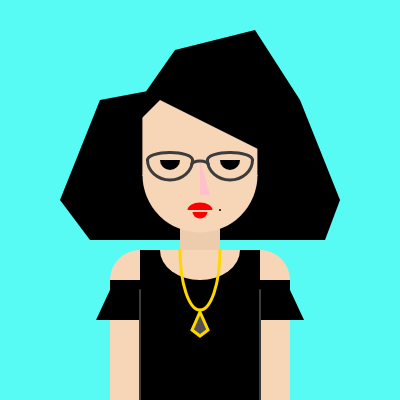
Frame 1 (no input)
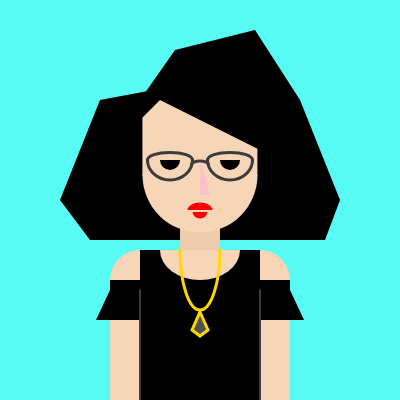
Frame 60 (no input)
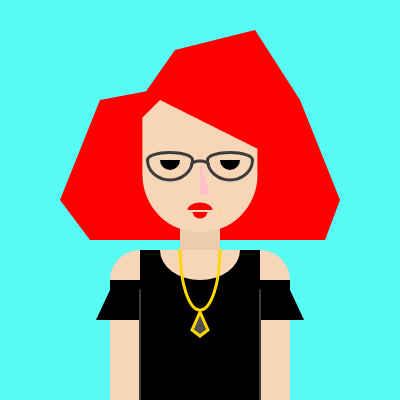
Frame 120 (the mouse pressed at the canvas centre since frame 60)

The p5.js sketch that drew these frames (run headless with seeded random() and noise() and a simulated clock; from frame 60 on, the mouse is pressed at the canvas centre):

// p5.js sketch
// ── sketch.js
var x = 400;
var y = 400;
var xmiddle = x/2;
var ymiddle = y/2;
var hairColor = 0;


function setup() {
  // put setup code here
  createCanvas(x,y);
  background("#58FAF4");
}

function draw() {

  background("#58FAF4");
  // put drawing code here

  //base hair
  strokeWeight(0);
  fill(hairColor);
  quad(x-x*.75, y-y*.75, x-x*.25, y-y*.75, xmiddle+xmiddle*.7, ymiddle, xmiddle*.3, ymiddle);
  quad(xmiddle*.3, ymiddle, xmiddle+xmiddle*.7, ymiddle, xmiddle+xmiddle*.625, ymiddle+ymiddle*.2, xmiddle*.45, ymiddle+ymiddle*.2);

  //face
  fill("#edccad");
  rect(xmiddle-xmiddle*.1,xmiddle,xmiddle*.2,ymiddle-ymiddle*.4);
  fill("#f7d6b7");
  rect(xmiddle*.712,y-y*.75,xmiddle*0.575,ymiddle*.38)
  arc(xmiddle, ymiddle-ymiddle*.125, xmiddle*0.575, ymiddle*0.575, 0, PI);
  strokeWeight(2);
  point(xmiddle+xmiddle*.1,ymiddle+ymiddle*.05);

  //tophair
  strokeWeight(0);
  fill(hairColor);
  quad(xmiddle-xmiddle*.125, ymiddle*.25, xmiddle+xmiddle*.275, ymiddle*.15, x-x*.25, y-y*.75, xmiddle*.7, y-y*.75);
  quad(x-x*.75, y-y*.75, x*.65, ymiddle*.35, xmiddle-xmiddle*.15, ymiddle*.45, xmiddle-xmiddle*.4, ymiddle*.7);
  triangle(xmiddle*.8, y-y*.75, x-x*.25, y-y*.75, x-x*.25,ymiddle-ymiddle*.15);

  //body
  fill("#f7d6b7");
  ellipse(xmiddle-xmiddle*.3,ymiddle+ymiddle*.4,xmiddle*.3,ymiddle*.3);
  ellipse(xmiddle+xmiddle*.3,ymiddle+ymiddle*.4,xmiddle*.3,ymiddle*.3);
  rect(xmiddle-xmiddle*.45,ymiddle+ymiddle*.4,xmiddle*.15,ymiddle);
  rect(xmiddle+xmiddle*.3,ymiddle+ymiddle*.4,xmiddle*.15,ymiddle);
  fill(0);
  rect(xmiddle*.7,ymiddle+ymiddle*.25,xmiddle-xmiddle*.4,ymiddle);
  rect(xmiddle-xmiddle*.45,ymiddle+ymiddle*.4,xmiddle*.15,ymiddle*.1);
  rect(xmiddle+xmiddle*.3,ymiddle+ymiddle*.4,xmiddle*.15,ymiddle*.1);
  quad(xmiddle-xmiddle*.45,ymiddle+ymiddle*.45, xmiddle-xmiddle*.3,ymiddle+ymiddle*.45, xmiddle-xmiddle*.3,ymiddle+ymiddle*.6, xmiddle-xmiddle*.52,ymiddle+ymiddle*.6);
  quad(xmiddle+xmiddle*.3,ymiddle+ymiddle*.45, xmiddle+xmiddle*.45,ymiddle+ymiddle*.45, xmiddle+xmiddle*.52,ymiddle+ymiddle*.6, xmiddle+xmiddle*.3,ymiddle+ymiddle*.6);
  fill("#f7d6b7");
  arc(xmiddle, ymiddle+ymiddle*.25, x-x*.8, y-y*.85, 0, PI);
  strokeWeight(2);
  stroke(60);
  line(xmiddle*.7,ymiddle+ymiddle*.45,xmiddle*.7,y)
  line(xmiddle+xmiddle*.3,ymiddle+ymiddle*.45,xmiddle+xmiddle*.3,y);

  //FEATURES
  strokeWeight(0);
  fill("pink");
  triangle(xmiddle, ymiddle-ymiddle*.025, xmiddle, ymiddle-ymiddle*.2, xmiddle+xmiddle*.050,ymiddle-ymiddle*.025);
  fill(0);
  arc(xmiddle-xmiddle*.15, ymiddle*.8, xmiddle*.1, ymiddle*.1, 0, PI);
  arc(xmiddle+xmiddle*.15, ymiddle*.8, xmiddle*.1, ymiddle*.1, 0, PI);
  noFill();
  strokeWeight(3);
  arc(xmiddle, ymiddle*.825, xmiddle*.085, xmiddle*.04, PI, 0);
  arc(xmiddle-xmiddle*.15, ymiddle*.8, xmiddle*.225, ymiddle*.075, PI, 0);
  arc(xmiddle+xmiddle*.15, ymiddle*.8, xmiddle*.225, ymiddle*.075, PI, 0);
  arc(xmiddle-xmiddle*.15, ymiddle*.8, xmiddle*.225, ymiddle*.2, 0, PI);
  arc(xmiddle+xmiddle*.15, ymiddle*.8, xmiddle*.225, ymiddle*.2, 0, PI);
  strokeWeight(0);
  fill("red");
  arc(xmiddle,ymiddle+ymiddle*.05, xmiddle*.125, ymiddle*.075, PI, 0)
  arc(xmiddle, ymiddle+ymiddle*.06, xmiddle*.075, ymiddle*.065, 0, PI);

  //necklace
  noFill();
  strokeWeight(3);
  stroke("gold");
  arc(xmiddle, ymiddle+ymiddle*.25, x-x*.9, y-y*.7, 0, PI);
  fill(80);
  quad(xmiddle,ymiddle+ymiddle*.56, xmiddle+xmiddle*.04,ymiddle+ymiddle*.65, xmiddle,ymiddle+ymiddle*.68, xmiddle-xmiddle*.04,ymiddle+ymiddle*.65);



}

function mousePressed(){
  hairColor = "red";
}
